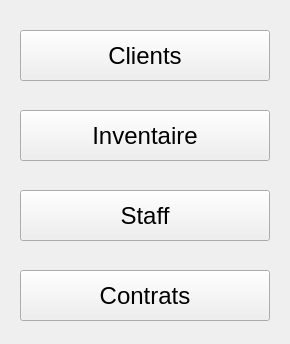
<?xml version="1.0" encoding="UTF-8"?>
<ui version="4.0">
 <class>winMenu</class>
 <widget class="QMainWindow" name="winMenu">
  <property name="enabled">
   <bool>true</bool>
  </property>
  <property name="geometry">
   <rect>
    <x>0</x>
    <y>0</y>
    <width>290</width>
    <height>344</height>
   </rect>
  </property>
  <property name="windowTitle">
   <string>Menu Général</string>
  </property>
  <widget class="QWidget" name="centralwidget">
   <widget class="QPushButton" name="btnClients">
    <property name="geometry">
     <rect>
      <x>20</x>
      <y>30</y>
      <width>250</width>
      <height>51</height>
     </rect>
    </property>
    <property name="font">
     <font>
      <pointsize>18</pointsize>
     </font>
    </property>
    <property name="text">
     <string>Clients</string>
    </property>
   </widget>
   <widget class="QPushButton" name="btnStock">
    <property name="geometry">
     <rect>
      <x>20</x>
      <y>110</y>
      <width>250</width>
      <height>51</height>
     </rect>
    </property>
    <property name="font">
     <font>
      <pointsize>18</pointsize>
     </font>
    </property>
    <property name="text">
     <string>Inventaire</string>
    </property>
   </widget>
   <widget class="QPushButton" name="btnStaff">
    <property name="geometry">
     <rect>
      <x>20</x>
      <y>190</y>
      <width>250</width>
      <height>51</height>
     </rect>
    </property>
    <property name="font">
     <font>
      <pointsize>18</pointsize>
     </font>
    </property>
    <property name="text">
     <string>Staff</string>
    </property>
   </widget>
   <widget class="QPushButton" name="btnContracts">
    <property name="geometry">
     <rect>
      <x>20</x>
      <y>270</y>
      <width>250</width>
      <height>51</height>
     </rect>
    </property>
    <property name="font">
     <font>
      <pointsize>18</pointsize>
     </font>
    </property>
    <property name="text">
     <string>Contrats</string>
    </property>
   </widget>
  </widget>
 </widget>
 <resources/>
 <connections/>
</ui>
